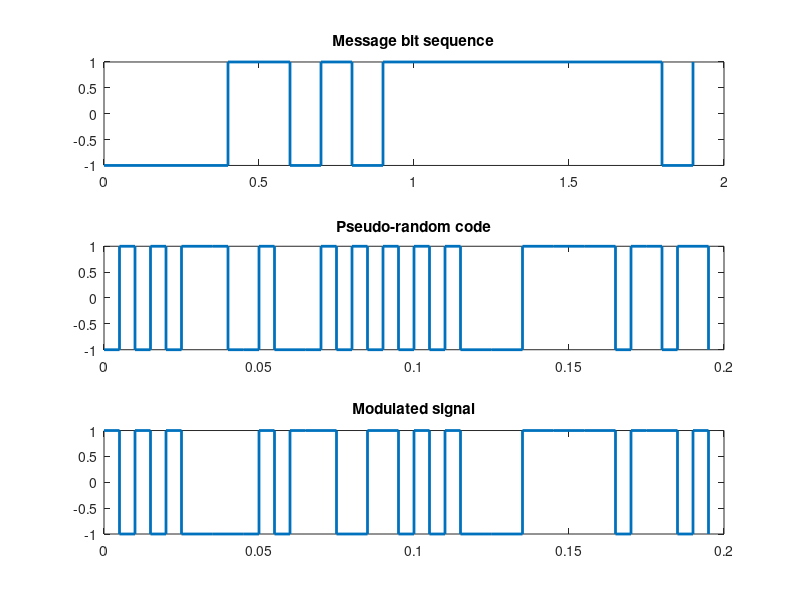
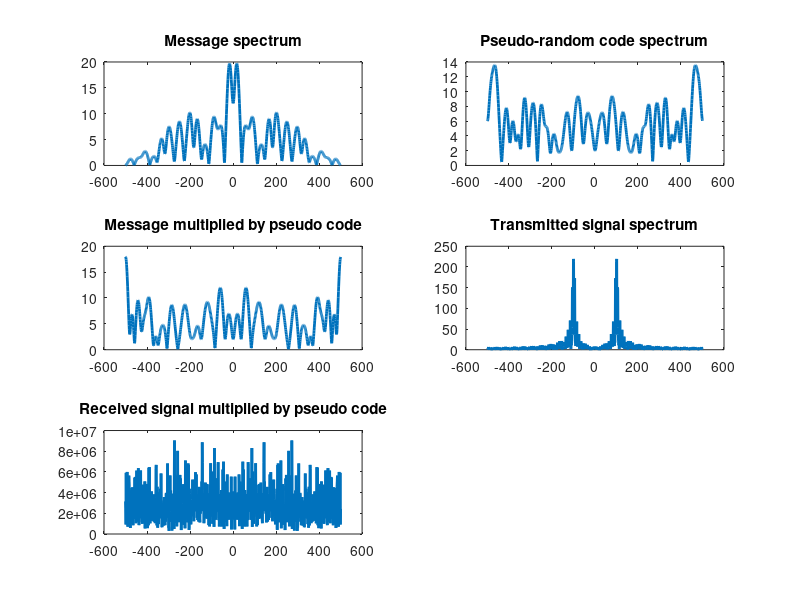

Source code (MATLAB) for these figures, in order:
clear all;
%% parameters
Fs = 1000;
fc = 100;
fp = 2;
bit_t = 0.1;
%% message generation with BPSK
m = randi([0 1], 1, 20);
for bit = 1:length(m)
 if(m(bit)==0)
 m(bit) = -1;
 end
end
message = repmat(m,fp,1);
message = reshape(message,1,[]);
%% PN generation and multiply with message
pn_code = randi([0,1],1,length(m)*fp);
for bit = 1:length(pn_code)
 if(pn_code(bit)==0)
 pn_code(bit) = -1;
 end
end
DSSS = message.*pn_code;
%% create carrier and multipy with encoded sequence
t = 0:1/Fs:(bit_t-1/Fs);
s0 = -1*cos(2*pi*fc*t);
s1 = cos(2*pi*fc*t);
carrier = [];
BPSK = [];
for i = 1:length(DSSS)
 if (DSSS(i) == 1)
 BPSK = [BPSK s1];
 elseif (DSSS(i) == -1)
 BPSK = [BPSK s0];
 end
 carrier = [carrier s1];
end
Errors=zeros(1,10);
for h=1:10
 noise=[];
 p_error=0;
 for y=1:100
 noise=awgn(BPSK,-10*h);

%% demodulation
rx =[];
for i = 1:length(pn_code)
 if(pn_code(i)==1)
 rx = [rx noise((((i-1)*length(t))+1):i*length(t))];
 else
 rx = [rx (-1)*noise((((i-1)*length(t))+1):i*length(t))];
 end
end
result = [];
for i = 1:length(m)
 x = length(t)*fp;
 cx = sum(carrier(((i-1)*x)+1:i*x).*rx(((i-1)*x)+1:i*x));
 if(cx>0)
 result = [result 1];
 else
 result = [result -1];
 end
end
counter=0;
for z=1:length(m)
 if m(z)~=result(z)
 counter=counter+1;
 end
end
p_error=p_error+counter*100/length(m);
 end
Errors(h) = (p_error/100);
end
%% Draw original message, PN code , encoded sequence on time domain
pn_size = length(pn_code);
tm = 0:bit_t:(length(m)-1)*bit_t;
tpn = linspace(0,(pn_size-1)*bit_t/length(m),pn_size);
figure
subplot(311)
stairs(tm,m,'linewidth',2)
title('Message bit sequence')
axis([0 bit_t*length(m) -1 1]);
subplot(312)
stairs(tpn,pn_code,'linewidth',2)
title('Pseudo-random code');
axis([0 bit_t/length(m)*pn_size -1 1]);
subplot(313)
stairs(tpn,DSSS,'linewidth',2)
title('Modulated signal');
axis([0 bit_t/length(m)*pn_size -1 1]);
%% Draw original message, PN code , encoded sequence on frequency domain
f = linspace(-Fs/2,Fs/2,1024);
figure
subplot(321)
plot(f,abs(fftshift(fft(message,1024))),'linewidth',2);
title('Message spectrum')
subplot(322)
plot(f,abs(fftshift(fft(pn_code,1024))),'linewidth',2);
title('Pseudo-random code spectrum');
subplot(323)
plot(f,abs(fftshift(fft(DSSS,1024))),'linewidth',2);
title('Message multiplied by pseudo code');
subplot(324)
plot(f,abs(fftshift(fft(BPSK,1024))),'linewidth',2);
title('Transmitted signal spectrum');
subplot(325)
plot(f,abs(fftshift(fft(rx,1024))),'linewidth',2);
title('Received signal multiplied by pseudo code')